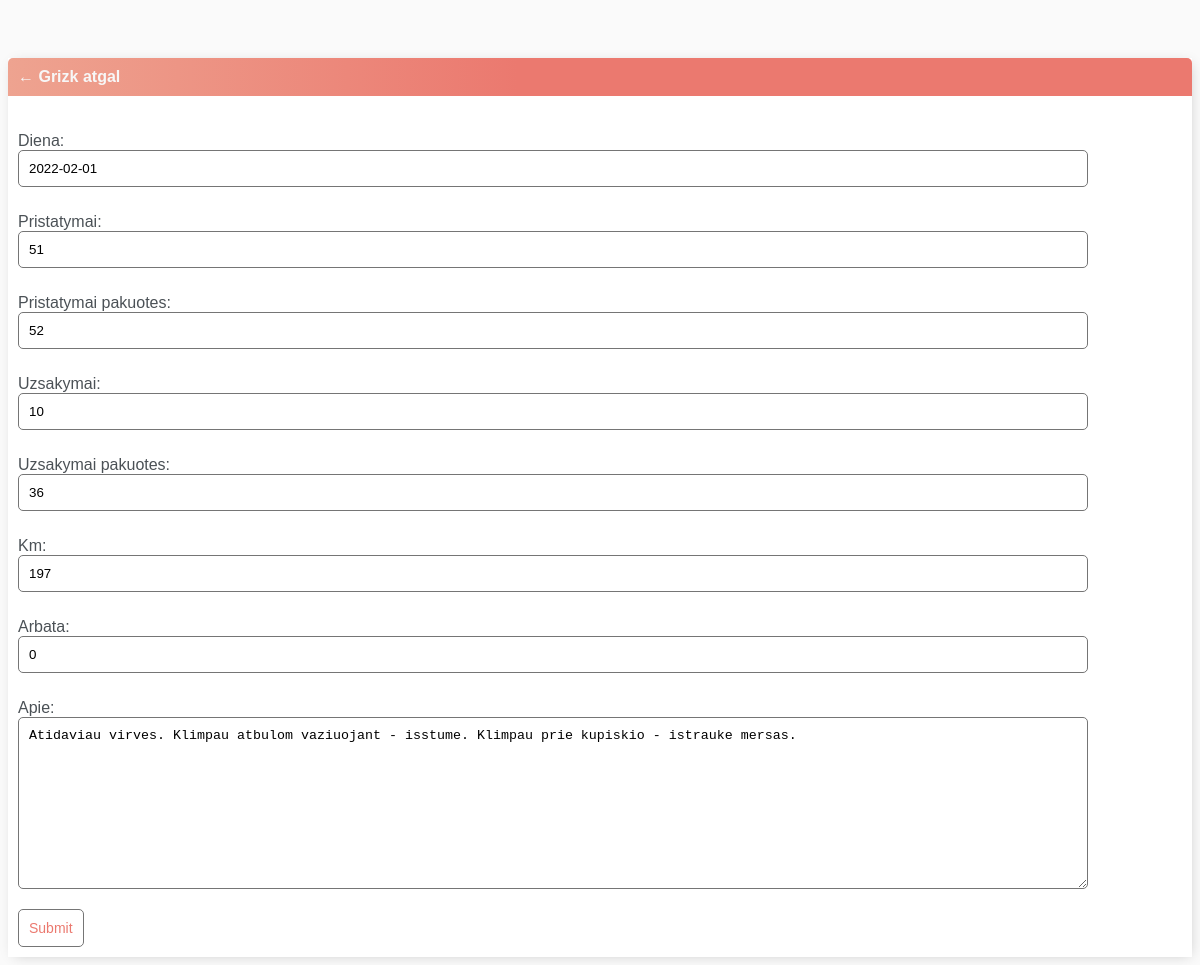
/taskas-update/29/ (signed in), run on the app's committed database.
### base/models.py (models this page shows, shortened)
class Taskai(models.Model):
    user = models.ForeignKey(User, on_delete=models.CASCADE, null=True, blank=True)
    diena = models.DateField(auto_now_add=False)
    pristatymai = models.IntegerField()
    pristatymai_pakuotes = models.IntegerField()
    uzsakymai = models.IntegerField()
    uzsakymai_pakuotes = models.IntegerField()
    km = models.IntegerField()
    arbata = models.IntegerField()
    apie = models.TextField(null=True, blank=True)
    class Meta:
        ordering = ['diena']

### base/views.py (the view)
# urls.py: path('taskas-update/<int:pk>/', TaskaiUpdate.as_view(), name='taskas-update'),
class TaskaiUpdate(LoginRequiredMixin, UpdateView):
    model = Taskai
    fields = ['diena', 'pristatymai', 'pristatymai_pakuotes', 'uzsakymai', 'uzsakymai_pakuotes', 'km', 'arbata', 'apie']
    success_url = reverse_lazy('visi-taskai')

### base/templates/base/taskai_form.html (shortened to what this page needs)
{% extends 'base/main.html'%}
{% block content %}
<div class="header-bar">
  <a href="{% url 'visi-taskai' %}"> &#8592; Grizk atgal</a>
</div>
<div class="card-body">
  <form method="POST" action="">
    {{form.as_p}}
    <input class="button" type="submit" value="Submit"/>
</div>
{% endblock content%}

### static/base/style.css (style rules this page uses)
body { background-color: #FAFAFA; font-family: 'Nunito', sans-serif; padding-top: 50px; }
a, p { color: #4b5156 }
a { font-weight: 600; }
.header-bar a { color: rgb(247, 247, 247); text-decoration: none; }
.header-bar { display: flex; justify-content: space-between; color: #fff; padding: 10px; border-radius: 5px 5px 0 0; background: linear-gradient(90deg, #EEA390 0%, #EB796F 43%, #EB796F 100%); }
.button { border: 1px solid #757575; background-color: #FFF; color: #EB796F; padding: 10px; font-size: 14px; border-radius: 5px; cursor: pointer; text-decoration: none; }
.card-body { padding: 10px; }
label { padding-top: 10px !important; display: block; }
input[type=text], input[type=number], input[type=password], textarea { border: 1px solid #757575; border-radius: 5px; padding: 10px; width: 90%; }

### data on the page
Taskai: diena "2022-02-01", pristatymai "51", pristatymai_pakuotes "52", uzsakymai "10", uzsakymai_pakuotes "36", km "197", arbata "0", apie "Atidaviau virves. Klimpau atbulom vaziuojant - isstume. Klimpau prie kupiskio - istrauke mersas."
